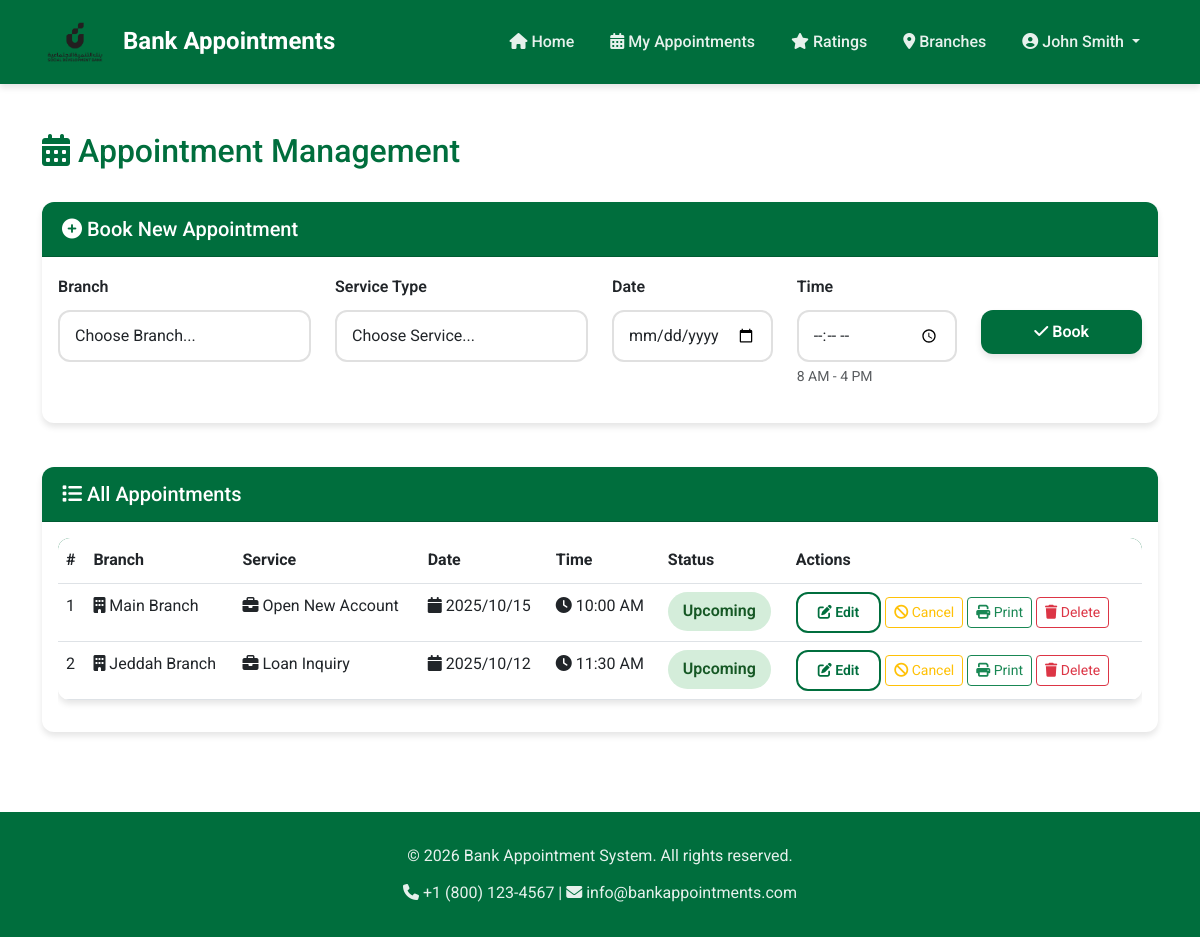
The page /pages/appointments.php (signed in) on the database its author committed.
### tables this page shows
CREATE TABLE IF NOT EXISTS appointments (
    id INT AUTO_INCREMENT PRIMARY KEY,
    user_id INT NOT NULL,
    branch_id INT NOT NULL,
    service VARCHAR(100) NOT NULL,
    date DATE NOT NULL,
    time TIME NOT NULL,
    status ENUM('upcoming', 'completed', 'cancelled') DEFAULT 'upcoming',
    created_at TIMESTAMP DEFAULT CURRENT_TIMESTAMP,
    FOREIGN KEY (user_id) REFERENCES users(id) ON DELETE CASCADE,
    FOREIGN KEY (branch_id) REFERENCES branches(id) ON DELETE CASCADE
);

CREATE TABLE IF NOT EXISTS branches (
    id INT AUTO_INCREMENT PRIMARY KEY,
    name VARCHAR(100) NOT NULL,
    address TEXT NOT NULL,
    map_embed TEXT,
    created_at TIMESTAMP DEFAULT CURRENT_TIMESTAMP
);

### pages/appointments.php (the view, shortened to what this page needs)
<?php
require_once '../includes/header.php';
require_once '../includes/navbar.php';
$user_id = $_SESSION['user_id'];
$query = "SELECT a.*, b.name as branch_name FROM appointments a
          LEFT JOIN branches b ON a.branch_id = b.id
          WHERE a.user_id = ? ORDER BY a.date DESC, a.time DESC";
$stmt = $conn->prepare($query);
$stmt->bind_param('i', $user_id);
$stmt->execute();
$appointments = $stmt->get_result();
?>
<div class="container my-5">
    <div class="row">
        <div class="col-12 mb-4">
            <h2 style="color: var(--primary-green);"><i class="fas fa-calendar-alt"></i> Appointment Management</h2>
        </div>
    </div>
    <div class="row mb-4">
        <div class="col-12">
            <div class="card fade-in-up">
                <div class="card-header">
                    <h5 class="mb-0"><i class="fas fa-plus-circle"></i> Book New Appointment</h5>
                </div>
                <div class="card-body">
                    <form method="POST" action="">
                        <div class="row">
                            <div class="col-md-3 mb-3">
                                <label for="branch_id" class="form-label">Branch</label>
                                <select class="form-control" id="branch_id" name="branch_id" required>
                                    <option value="">Choose Branch...</option>
                                </select>
                            </div>
                            <div class="col-md-3 mb-3">
                                <label for="service" class="form-label">Service Type</label>
                                <select class="form-control" id="service" name="service" required>
                                    <option value="">Choose Service...</option>
                                </select>
                            </div>
                            <div class="col-md-2 mb-3">
                                <label for="date" class="form-label">Date</label>
                                <input type="date" class="form-control" id="date" name="date" min="<?php echo date('Y-m-d'); ?>" required>
                            </div>
                            <div class="col-md-2 mb-3">
                                <label for="time" class="form-label">Time</label>
                                <input type="time" class="form-control" id="time" name="time" min="08:00" max="16:00" required>
                                <small class="text-muted">8 AM - 4 PM</small>
                            </div>
                            <div class="col-md-2 mb-3">
                                <label class="form-label d-block">&nbsp;</label>
                                <button type="submit" name="add_appointment" class="btn btn-primary w-100">
                                    <i class="fas fa-check"></i> Book
                                </button>
                            </div>
                        </div>
                    </form>
                </div>
            </div>
        </div>
    </div>
    <div class="row">
        <div class="col-12">
            <div class="card fade-in-up">
                <div class="card-header">
                    <h5 class="mb-0"><i class="fas fa-list"></i> All Appointments</h5>
                </div>
                <div class="card-body">
                    <?php if ($appointments->num_rows > 0): ?>
                    <div class="table-responsive">
                        <table class="table table-hover">
                            <thead>
                                <tr>
                                    <th>#</th>
                                    <th>Branch</th>
                                    <th>Service</th>
                                    <th>Date</th>
                                    <th>Time</th>
                                    <th>Status</th>
                                    <th>Actions</th>
                                </tr>
                            </thead>
                            <tbody>
                                <?php
                                $counter = 1;
                                while ($appointment = $appointments->fetch_assoc()):
                                    $status_class = 'status-' . $appointment['status'];
                                    $status_text = $appointment['status'] === 'upcoming' ? 'Upcoming' : ($appointment['status'] === 'completed' ? 'Completed' : 'Cancelled');
                                ?>
                                <tr>
                                    <td><?php echo $counter++; ?></td>
                                    <td><i class="fas fa-building"></i> <?php echo $appointment['branch_name'] ?? 'N/A'; ?></td>
                                    <td><i class="fas fa-briefcase"></i> <?php echo $appointment['service']; ?></td>
                                    <td><i class="fas fa-calendar"></i> <?php echo date('Y/m/d', strtotime($appointment['date'])); ?></td>
                                    <td><i class="fas fa-clock"></i> <?php echo date('h:i A', strtotime($appointment['time'])); ?></td>
                                    <td><span class="<?php echo $status_class; ?>"><?php echo $status_text; ?></span></td>
                                    <td>
                                        <?php if ($appointment['status'] === 'upcoming'): ?>
                                        <button class="btn btn-sm btn-outline-primary" onclick="editAppointment(<?php echo htmlspecialchars(json_encode($appointment)); ?>)">
                                            <i class="fas fa-edit"></i> Edit
                                        </button>
                                        <a href="?cancel=<?php echo $appointment['id']; ?>" class="btn btn-sm btn-outline-warning" onclick="return confirm('Do you want to cancel this appointment?')">
                                            <i class="fas fa-ban"></i> Cancel
                                        </a>
                                        <?php endif; ?>
                                        <button class="btn btn-sm btn-outline-success no-print" onclick="printAppointment(<?php echo htmlspecialchars(json_encode($appointment)); ?>)">
                                            <i class="fas fa-print"></i> Print
                                        </button>
                                        <a href="?delete=<?php echo $appointment['id']; ?>" class="btn btn-sm btn-outline-danger" onclick="return confirm('Do you want to permanently delete this appointment?')">
                                            <i class="fas fa-trash"></i> Delete
                                        </a>
                                    </td>
                                </tr>
                                <?php endwhile; ?>
                            </tbody>
                        </table>
                    </div>
                    <?php endif; ?>
                </div>
            </div>
        </div>
    </div>
</div>
<?php require_once '../includes/footer.php'; ?>

### assets/css/style.css (style rules this page uses)
:root { --primary-green: #006e3d; --light-green: #00a854; --dark-green: #004d2b; --bg-light: #f8f9fa; --text-dark: #212529; --border-radius: 12px; --box-shadow: 0 4px 6px rgba(0, 0, 0, 0.1); --box-shadow-hover: 0 8px 15px rgba(0, 110, 61, 0.2); }
* { margin: 0; padding: 0; box-sizing: border-box; }
body { font-family: 'Roboto', sans-serif; background-color: #ffffff; color: var(--text-dark); line-height: 1.8; }
a { text-decoration: none; color: var(--primary-green); transition: all 0.3s ease; }
.btn-primary { background-color: var(--primary-green); border: none; border-radius: var(--border-radius); padding: 10px 25px; font-weight: 600; transition: all 0.3s ease; box-shadow: var(--box-shadow); }
.btn-outline-primary { color: var(--primary-green); border: 2px solid var(--primary-green); border-radius: var(--border-radius); padding: 8px 20px; font-weight: 600; }
.card { border: none; border-radius: var(--border-radius); box-shadow: var(--box-shadow); transition: all 0.3s ease; margin-bottom: 20px; }
.card-header { background-color: var(--primary-green); color: white; border-radius: var(--border-radius) var(--border-radius) 0 0 !important; font-weight: 600; padding: 15px 20px; }
.table { border-radius: var(--border-radius); overflow: hidden; box-shadow: var(--box-shadow); }
.table thead { background-color: var(--primary-green); color: white; }
.status-upcoming { background-color: #d4edda; color: #155724; padding: 5px 15px; border-radius: 20px; font-weight: 600; display: inline-block; }
.form-control { border: 2px solid #e0e0e0; border-radius: var(--border-radius); padding: 12px 15px; font-family: 'Roboto', sans-serif; }
.form-label { font-weight: 600; color: var(--text-dark); margin-bottom: 8px; }
.fade-in-up { animation: fadeInUp 0.6s ease-out; }

### rows shown on the page
appointments: branch.name "Main Branch", service "Open New Account", date "2025/10/15", time "10:00 AM", status "Upcoming"
appointments: branch.name "Jeddah Branch", service "Loan Inquiry", date "2025/10/12", time "11:30 AM", status "Upcoming"

### other values the page prints
$_SESSION['user_name'] "John Smith"
